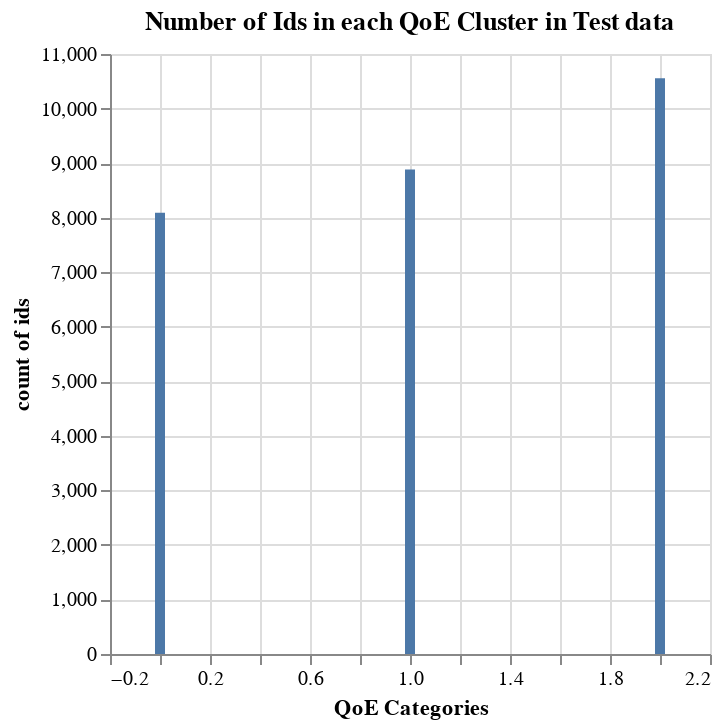

Notebook source saved alongside this figure:
### Code cell
%chart x=rate_category,y=counts,labelx="QoE Categories", labely="count of ids",type=bar,title="Number of Ids in each QoE Cluster in Test data",height= 400,width=400

### Figure 1 — Vega-Lite specification as saved in the notebook (floating-point values rounded to 4 significant figures)
{"$schema": "https://vega.github.io/schema/vega-lite/v3.json", "data": {"format": {"type": "csv"}, "values": "\"rate_category\",\"counts\"\n\"1\",\"8882\"\n\"0\",\"8088\"\n\"2\",\"10555\"\n"}, "encoding": {"x": {"axis": {"grid": true, "title": "QoE Categories"}, "field": "rate_category", "type": "quantitative"}, "y": {"axis": {"grid": true, "title": "count of ids"}, "field": "counts", "type": "quantitative"}}, "height": "400", "mark": {"color": "#4C78A8", "type": "bar"}, "title": "Number of Ids in each QoE Cluster in Test data", "width": "400"}
